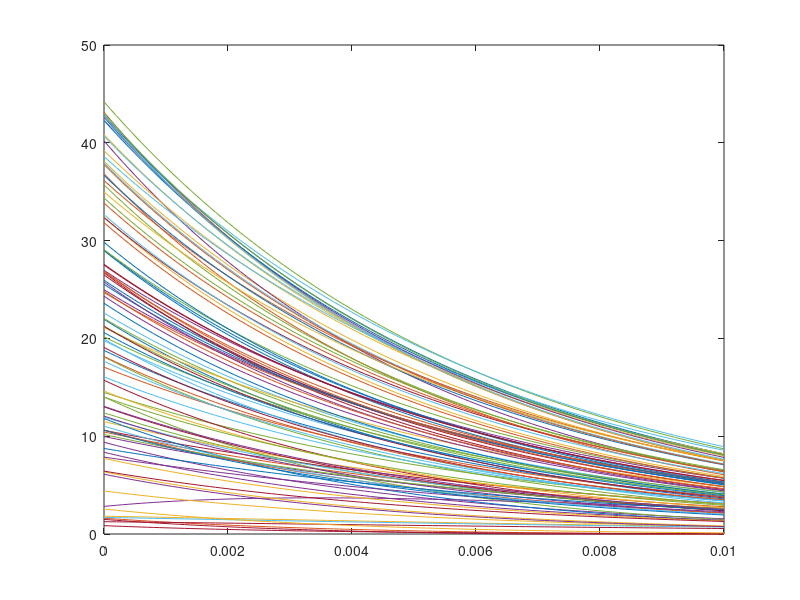

The MATLAB script that drew this image:
function [re_o, Rates] = SteadyStatedtStaticNormal

% Parameters:
N = 100; % network size;
   
%Initializations
Re = 45*rand(N,1); %Initial Rates

%External Input
S_t = zeros(N,1);
S_t(5) = 200;
So = 10; %mv (mean current)
Input = zeros(N,N) + So;
Input(:,1) = Input(:,1) + S_t;
Sigma = zeros(N,N)+ randn(N,N);
V = eye(N); %Input connectivity 

%Connectivity

meanw = 0; 
variancew = 4;
d = 0.10;
W  = sprandn (N,N,d)*(variancew^1/2) + meanw;
We = W - tril(W,-1) + tril(W,1)';

%Training
dt =0.0001;
trainTime = size(Input,1);
L = trainTime; 
Rates = zeros(N,L);  % complete state history
t(1) = 0;
Re(:,1) = Re;

for n = 1:L
 
   tau_m = 0.006;
   alpha = 1/tau_m; %ms tau_m
 
   
 % Network activation
 
  h(:,n) = We*Re(:,n) + V*(Input (:,n)) + Sigma(:,n);
 %h(:,n) = sigmf(h(:,n),[2 4]);
  
    t(n+1) = t(n) + dt;
    Re(:,n+1) = Re(:,n) - dt*(alpha*(Re(:,n)-h(:,n)*sqrt(dt)));  
    Re(Re < 0) = 0; 
    
 
     % save network activition
     Rates= Re; 
   
end
 
re_o = Rates(:,L);

plot(t,Re)
   
end